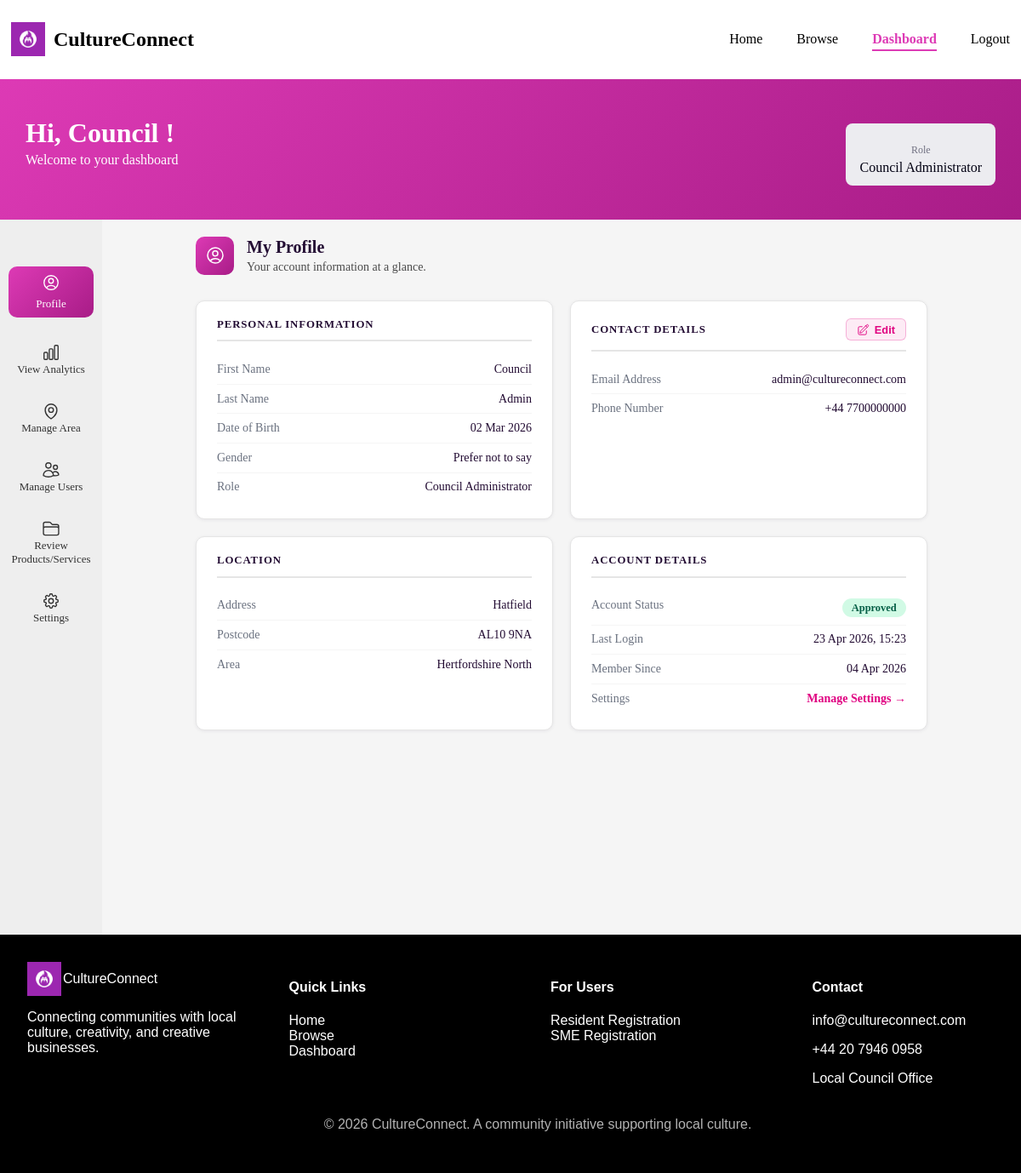
Before: /frontend/pages/dashboard.php?page=profile (signed in) with the older database file.
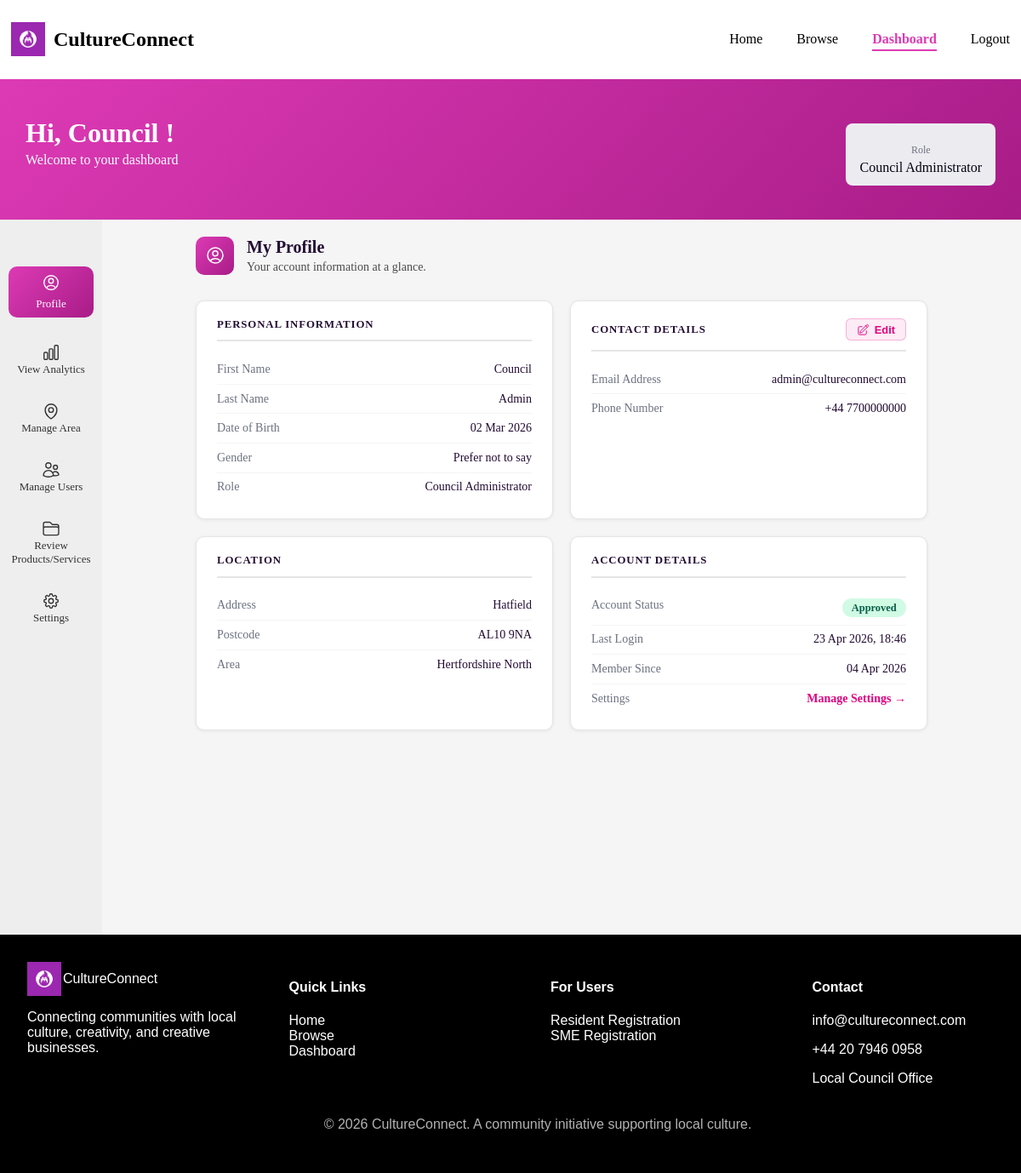
After: the same page with the newer database file.
### tables this page shows
CREATE TABLE `users` (
  `user_id` int(11) NOT NULL,
  `password_hash` varchar(255) NOT NULL,
  `last_login` timestamp NOT NULL DEFAULT current_timestamp(),
  `account_status` enum('pending','approved','rejected') NOT NULL DEFAULT 'pending',
  `role` varchar(50) NOT NULL,
  `email_address` varchar(100) NOT NULL
);

### frontend/pages/profile.php (the view, shortened to what the changed rows need)
<?php
$user_id = $_SESSION['user_id'];
$role    = $_SESSION['user_role'];
$prf_user_stmt = $conn->prepare("SELECT email_address, role, account_status, last_login FROM users WHERE user_id = ? LIMIT 1");
$prf_user_stmt->bind_param("i", $user_id);
$prf_user_stmt->execute();
$prf_user = $prf_user_stmt->get_result()->fetch_assoc();
$prf_profile   = [];
$prf_area_name = 'N/A';
if ($role === 'SME') {
    $prf_p_stmt = $conn->prepare("
        SELECT sp.business_name, sp.approval_status, sp.description,
               sp.phone, sp.created_at,
               a.area_name,
               psc.subcategory_name,
               pc.category_name
        FROM sme_profiles sp
        LEFT JOIN areas a ON sp.area_id = a.area_id
        LEFT JOIN product_service_subcategories psc  ON sp.subcategory_id = psc.subcategory_id
        LEFT JOIN product_service_categories pc ON psc.category_id   = pc.category_id
        WHERE sp.user_id = ?
        LIMIT 1
    ");
    $prf_p_stmt->bind_param("i", $user_id);
    $prf_p_stmt->execute();
    $prf_profile   = $prf_p_stmt->get_result()->fetch_assoc() ?? [];
    $prf_p_stmt->close();
    $prf_area_name = $prf_profile['area_name'] ?? 'N/A';
} else {
    $prf_p_stmt = $conn->prepare("
        SELECT rp.first_name, rp.last_name, rp.date_of_birth, rp.gender,
               rp.address, rp.phone, rp.postcode, rp.created_at,
               a.area_name
        FROM resident_profiles rp
        LEFT JOIN areas a ON rp.area_id = a.area_id
        WHERE rp.user_id = ?
        LIMIT 1
    ");
    $prf_p_stmt->bind_param("i", $user_id);
    $prf_p_stmt->execute();
    $prf_profile   = $prf_p_stmt->get_result()->fetch_assoc() ?? [];
    $prf_area_name = $prf_profile['area_name'] ?? 'N/A';
}
 function prf_safe(string $val): string {
    return htmlspecialchars($val, ENT_QUOTES, 'UTF-8');
}
$prf_status_map = [
    'approved' => ['label' => 'Approved', 'class' => 'prf-badge--approved'],
    'pending'  => ['label' => 'Pending',  'class' => 'prf-badge--pending'],
    'rejected' => ['label' => 'Rejected', 'class' => 'prf-badge--rejected'],
];
$prf_account_status = $prf_user['account_status'] ?? 'pending';
$prf_status_info    = $prf_status_map[$prf_account_status] ?? ['label' => ucfirst($prf_account_status), 'class' => 'prf-badge--pending'];
?>
<div class="prf-wrapper">
    <?php
        include '../components/section_header.php';
    ?>
    <div class="prf-cards-wrapper">
        <div class="prf-card">
            <h3 class="prf-card-title">
                <?= $role === 'SME' ? 'Business Information' : 'Personal Information' ?>
            </h3>
            <?php if ($role === 'SME') : ?>
                <div class="prf-row">
                    <span class="prf-label">Business Name</span>
                    <span class="prf-value"><?= prf_safe($prf_profile['business_name'] ?? 'N/A') ?></span>
                </div>
                <div class="prf-row">
                    <span class="prf-label">Category</span>
                    <span class="prf-value"><?= prf_safe($prf_profile['category_name'] ?? 'N/A') ?></span>
                </div>
                <div class="prf-row">
                    <span class="prf-label">Subcategory</span>
                    <span class="prf-value"><?= prf_safe($prf_profile['subcategory_name'] ?? 'N/A') ?></span>
                </div>
                <div class="prf-row">
                    <span class="prf-label">Description</span>
                    <span class="prf-value prf-value--wrap"><?= prf_safe($prf_profile['description'] ?? 'N/A') ?></span>
                </div>
            <?php else : ?>
                <div class="prf-row">
                    <span class="prf-label">First Name</span>
                    <span class="prf-value"><?= prf_safe($prf_profile['first_name'] ?? 'N/A') ?></span>
                </div>
                <div class="prf-row">
                    <span class="prf-label">Last Name</span>
                    <span class="prf-value"><?= prf_safe($prf_profile['last_name'] ?? 'N/A') ?></span>
                </div>
                <div class="prf-row">
                    <span class="prf-label">Date of Birth</span>
                    <span class="prf-value">
                        <?= !empty($prf_profile['date_of_birth']) ? date('d M Y', strtotime($prf_profile['date_of_birth'])) : 'N/A' ?>
                    </span>
                </div>
                <div class="prf-row">
                    <span class="prf-label">Gender</span>
                    <span class="prf-value"><?= prf_safe($prf_profile['gender'] ?? 'N/A') ?></span>
                </div>
            <?php endif; ?>
            <div class="prf-row">
                <span class="prf-label">Role</span>
                <span class="prf-value"><?= prf_safe($role) ?></span>
            </div>
        </div>
        <div class="prf-card">
            <div class="prf-card-title-row">
                <h3 class="prf-card-title">Contact Details</h3>
                <button class="prf-edit-btn" onclick="prfOpenModal()">
                    Edit
                </button>
            </div>
            <div class="prf-row">
                <span class="prf-label">Email Address</span>
                <span class="prf-value" id="prf-display-email"><?= prf_safe($prf_user['email_address'] ?? 'N/A') ?></span>
            </div>
            <div class="prf-row">
                <span class="prf-label">Phone Number</span>
                <span class="prf-value" id="prf-display-phone"><?= prf_safe($prf_profile['phone'] ?? 'N/A') ?></span>
            </div>
        </div>
        <div class="prf-card">
            <h3 class="prf-card-title">Location</h3>
            <?php if ($role !== 'SME') : ?>
                <div class="prf-row">
                    <span class="prf-label">Address</span>
                    <span class="prf-value"><?= prf_safe($prf_profile['address'] ?? 'N/A') ?></span>
                </div>
                <div class="prf-row">
                    <span class="prf-label">Postcode</span>
                    <span class="prf-value"><?= prf_safe($prf_profile['postcode'] ?? 'N/A') ?></span>
                </div>
            <?php endif; ?>
            <div class="prf-row">
                <span class="prf-label">Area</span>
                <span class="prf-value"><?= prf_safe($prf_area_name) ?></span>
            </div>
        </div>
        <div class="prf-card">
            <h3 class="prf-card-title">Account Details</h3>
            <div class="prf-row">
                <span class="prf-label">Account Status</span>
                <span class="prf-value">
                    <span class="prf-badge <?= $prf_status_info['class'] ?>"><?= $prf_status_info['label'] ?></span>
                </span>
            </div>
            <div class="prf-row">
                <span class="prf-label">Last Login</span>
                <span class="prf-value">
                    <?= !empty($prf_user['last_login']) ? date('d M Y, H:i', strtotime($prf_user['last_login'])) : 'N/A' ?>
                </span>
            </div>
            <div class="prf-row">
                <span class="prf-label">Member Since</span>
                <span class="prf-value">
                    <?= !empty($prf_profile['created_at']) ? date('d M Y', strtotime($prf_profile['created_at'])) : 'N/A' ?>
                </span>
            </div>
            <div class="prf-row">
                <span class="prf-label">Settings</span>
                <span class="prf-value">
                    <a href="?page=settings" class="prf-settings-link">Manage Settings →</a>
                </span>
            </div>
        </div>
    </div>
</div>

Changed rows visible on the page:
changed users "admin@cultureconnect.com": last_login "23 Apr 2026, 15:23" → "23 Apr 2026, 18:46"
